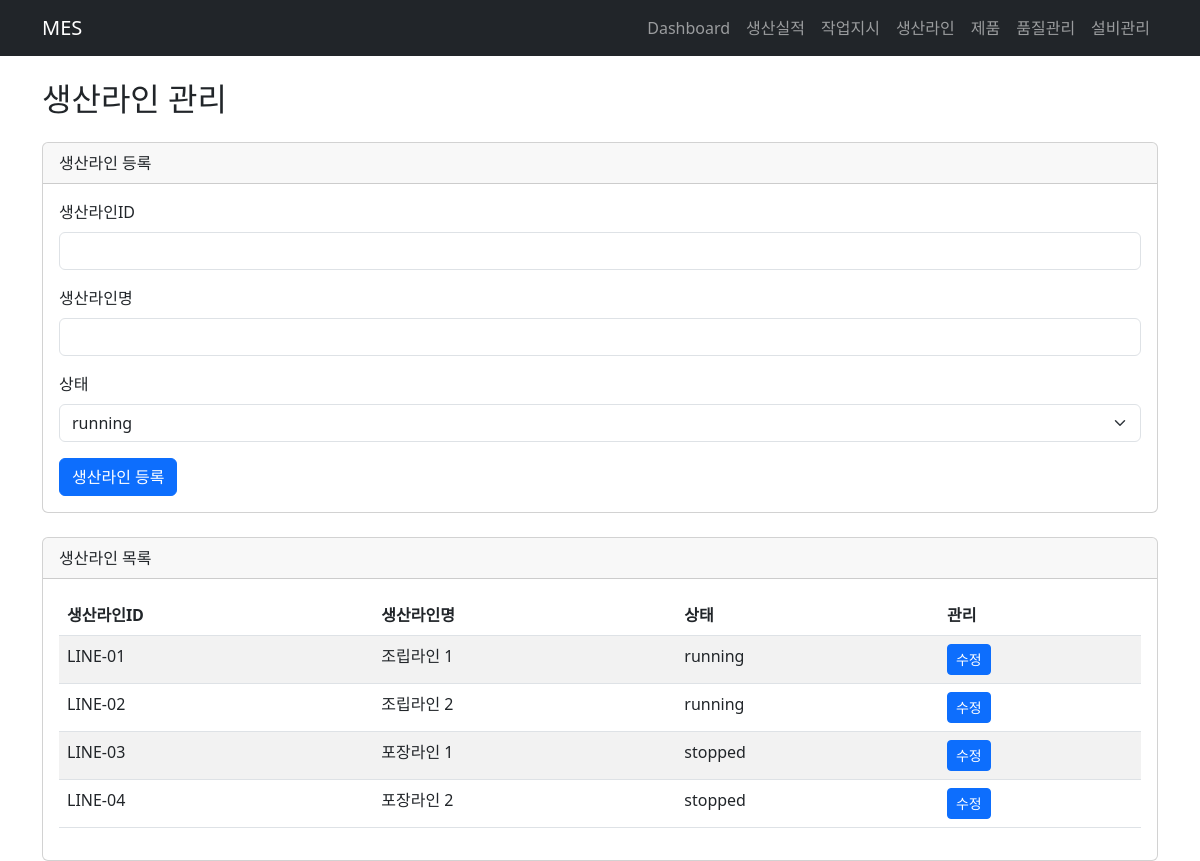
The page /lines on the database as committed earlier.
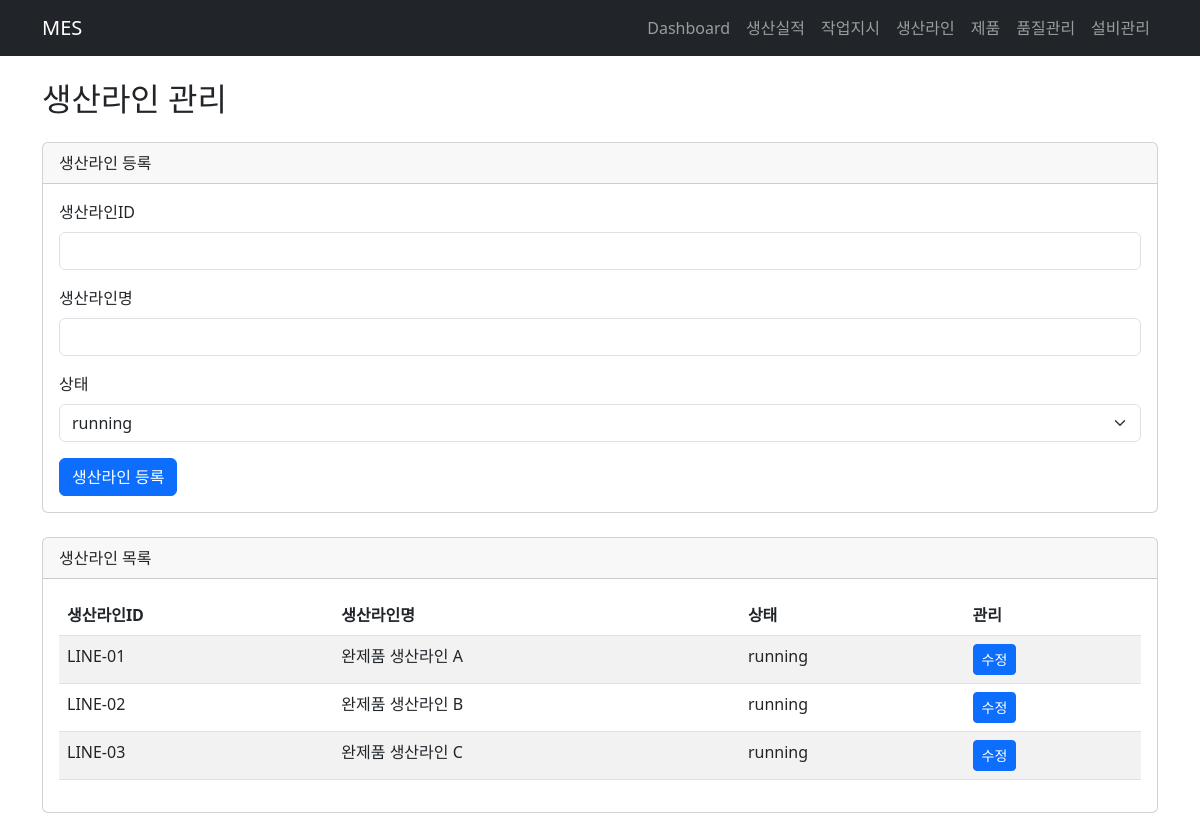
The same page on the database as committed later.
### tables this page shows
CREATE TABLE production_lines (
    line_id     TEXT PRIMARY KEY,
    line_name   TEXT NOT NULL,
    status      TEXT NOT NULL
);

### main.py (the view)
@app.get("/lines", response_class=HTMLResponse)
def lines_page(request: Request):
    lines = service.list_lines()
    return templates.TemplateResponse(
        request=request,
        name="lines.html",
        context={
            "lines": lines
        }
    )

### templates/lines.html (shortened to what this page needs)
{% extends "base.html" %}
{% block content %}
<h2 class="mb-4">생산라인 관리</h2>
<div class="card mb-4">
    <div class="card-header">생산라인 등록</div>
    <div class="card-body">
        <form method="post" action="/lines">
            <div class="mb-3">
                <label class="form-label">생산라인ID</label>
                <input type="text" name="line_id"
                       class="form-control" required>
            </div>
            <div class="mb-3">
                <label class="form-label">생산라인명</label>
                <input type="text" name="line_name"
                       class="form-control" required>
            </div>
            <div class="mb-3">
                <label class="form-label">상태</label>
                <select name="status" class="form-select" required>
                    <option value="running">running</option>
                </select>
            </div>
            <button type="submit" class="btn btn-primary">
                생산라인 등록
            </button>
        </form>
    </div>
</div>
<div class="card">
    <div class="card-header">생산라인 목록</div>
    <div class="card-body">
        <table class="table table-striped">
            <thead>
                <tr>
                    <th>생산라인ID</th>
                    <th>생산라인명</th>
                    <th>상태</th>
                    <th>관리</th>
                </tr>
            </thead>
            <tbody>
                {% for record in lines %}
                <tr>
                    <td>{{ record.line_id }}</td>
                    <td>
                        <span class="view-mode">
                            {{ record.line_name }}
                        </span>
                    </td>
                    <td>
                        <span class="view-mode">
                            {{ record.status }}
                        </span>
                    </td>
                    <td>
                        <button type="button"
                                class="btn btn-primary btn-sm view-mode"
                                onclick="editLine(this)">
                            수정
                        </button>
                    </td>
                </tr>
                {% endfor %}
            </tbody>
        </table>
    </div>
</div>
{% endblock %}

Rows that differ between the two databases and show on the page:
removed production_lines: line_id "LINE-04", line_name "포장라인 2", status "stopped"
changed production_lines "LINE-01": line_name "조립라인 1" → "완제품 생산라인 A"
changed production_lines "LINE-02": line_name "조립라인 2" → "완제품 생산라인 B"
changed production_lines "LINE-03": line_name "포장라인 1" → "완제품 생산라인 C"; status "stopped" → "running"
